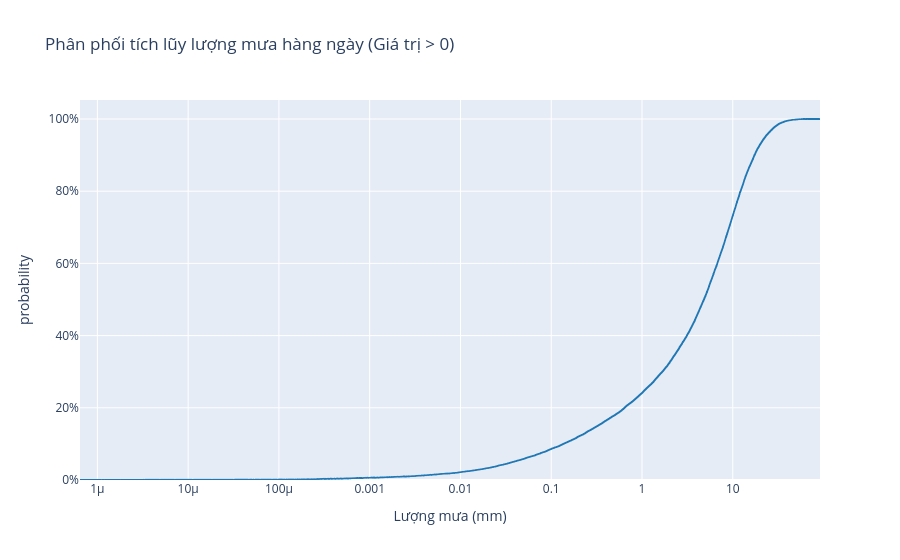

The notebook cell this image was saved under:
### Code cell
positive_vals = vals[vals > 0]
fig = px.ecdf(
    x=positive_vals,
    title="Phân phối tích lũy lượng mưa hàng ngày (Giá trị > 0)",
    labels={"x": "Lượng mưa (mm)", "y": "Tỷ lệ ngày"},
)
fig.update_traces(line=dict(color="#1f77b4"), mode="lines")
fig.update_layout(xaxis_type="log", yaxis_tickformat=".0%")
fig.show()

### Figure 1 — Plotly figure (JSON) as saved in the notebook; plotly's stock layout.template omitted (floating-point values rounded to 4 significant figures; data arrays with more than 128 entries replaced by an {"elided": "..."} marker saying what was removed)
{"data": [{"hovertemplate": "Lượng mưa (mm)=%{x}<br>probability=%{y}<extra></extra>", "legendgroup": "", "line": {"color": "#1f77b4", "dash": "solid", "shape": "hv"}, "marker": {"color": "#636efa", "symbol": "circle"}, "mode": "lines", "name": "", "showlegend": false, "type": "scattergl", "x": {"elided": "19715 float values"}, "xaxis": "x", "y": {"elided": "19715 float values"}, "yaxis": "y"}], "layout": {"legend": {"tracegroupgap": 0}, "title": {"text": "Phân phối tích lũy lượng mưa hàng ngày (Giá trị > 0)"}, "xaxis": {"anchor": "y", "domain": [0, 1], "title": {"text": "Lượng mưa (mm)"}, "type": "log"}, "yaxis": {"anchor": "x", "domain": [0, 1], "rangemode": "tozero", "tickformat": ".0%", "title": {"text": "probability"}}}}
